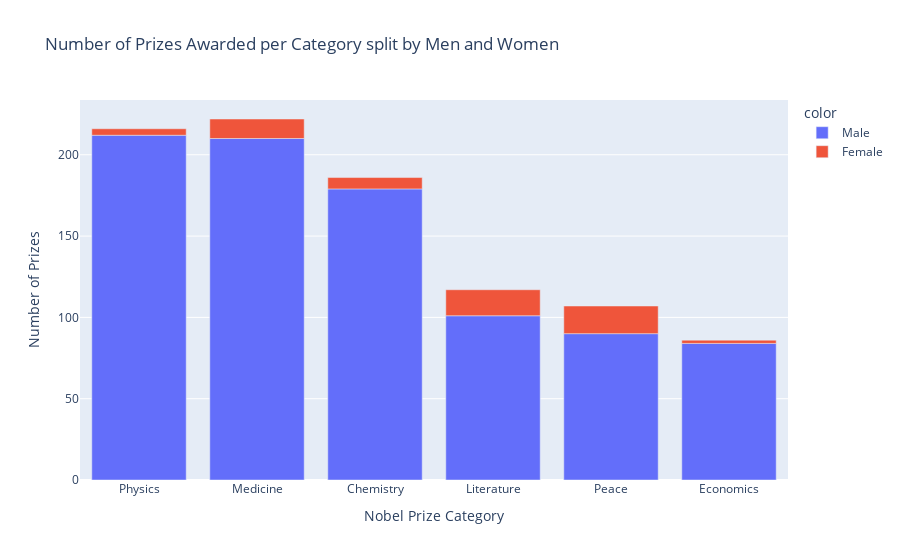

Notebook code cell kept with this figure:
### Code cell
# plotting 
v_bar_split = px.bar(x = cat_men_women.category,
                     y = cat_men_women.prize,
                     color = cat_men_women.sex,
                     title='Number of Prizes Awarded per Category split by Men and Women')

v_bar_split.update_layout(xaxis_title='Nobel Prize Category', 
                          yaxis_title='Number of Prizes')
v_bar_split.show()

### Figure 1 — Plotly figure (JSON) as saved in the notebook; plotly's stock layout.template omitted (floating-point values rounded to 4 significant figures)
{"data": [{"alignmentgroup": "True", "hovertemplate": "color=Male<br>x=%{x}<br>y=%{y}<extra></extra>", "legendgroup": "Male", "marker": {"color": "#636efa", "pattern": {"shape": ""}}, "name": "Male", "offsetgroup": "Male", "orientation": "v", "showlegend": true, "textposition": "auto", "type": "bar", "x": ["Physics", "Medicine", "Chemistry", "Literature", "Peace", "Economics"], "xaxis": "x", "y": [212, 210, 179, 101, 90, 84], "yaxis": "y"}, {"alignmentgroup": "True", "hovertemplate": "color=Female<br>x=%{x}<br>y=%{y}<extra></extra>", "legendgroup": "Female", "marker": {"color": "#EF553B", "pattern": {"shape": ""}}, "name": "Female", "offsetgroup": "Female", "orientation": "v", "showlegend": true, "textposition": "auto", "type": "bar", "x": ["Peace", "Literature", "Medicine", "Chemistry", "Physics", "Economics"], "xaxis": "x", "y": [17, 16, 12, 7, 4, 2], "yaxis": "y"}], "layout": {"autosize": true, "barmode": "relative", "legend": {"title": {"text": "color"}, "tracegroupgap": 0}, "title": {"text": "Number of Prizes Awarded per Category split by Men and Women"}, "xaxis": {"anchor": "y", "autorange": true, "domain": [0, 1], "range": [-0.5, 5.5], "title": {"text": "Nobel Prize Category"}, "type": "category"}, "yaxis": {"anchor": "x", "autorange": true, "domain": [0, 1], "range": [0, 233.7], "title": {"text": "Number of Prizes"}, "type": "linear"}}}
